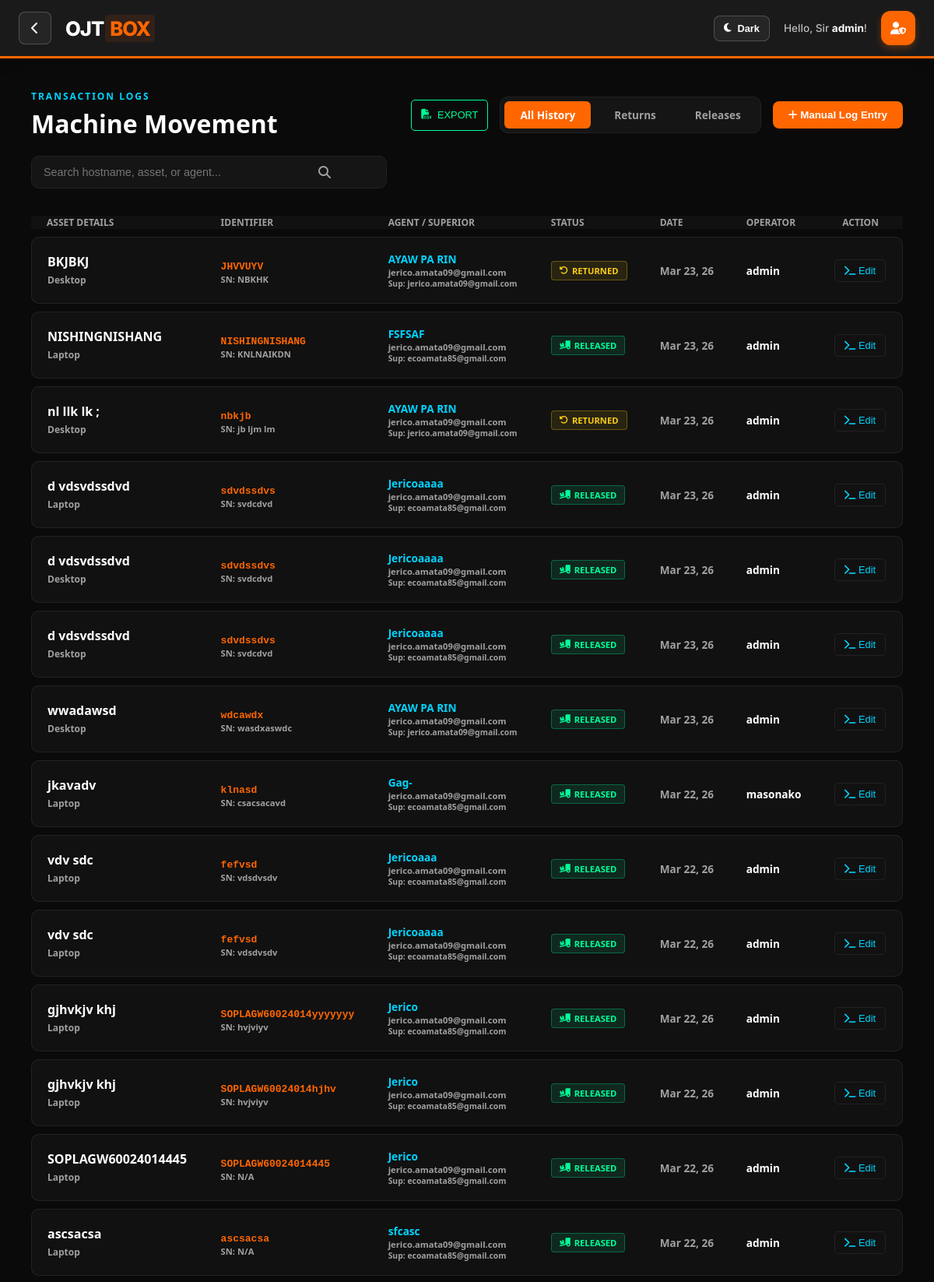
Page /machine_movement.php (signed in, upper part) on the committed database.
### tables this page shows
CREATE TABLE `machine_movement` (
  `id` int(11) NOT NULL,
  `asset_id` int(11) DEFAULT NULL,
  `asset_name` varchar(255) DEFAULT NULL,
  `hostname` varchar(255) DEFAULT NULL,
  `serial_number` varchar(255) DEFAULT NULL,
  `device_type` varchar(100) DEFAULT NULL,
  `location` varchar(50) DEFAULT NULL,
  `release_date` datetime DEFAULT NULL,
  `return_date` datetime DEFAULT NULL,
  `moved_by` varchar(100) DEFAULT NULL,
  `created_at` timestamp NOT NULL DEFAULT current_timestamp(),
  `agent_name` varchar(255) DEFAULT NULL,
  `agent_email` varchar(255) DEFAULT NULL,
  `immediate_supmail` varchar(255) DEFAULT NULL,
  `remarks` text DEFAULT NULL
);

### machine_movement.php (the view, shortened to what this page needs)
<?php
require_once 'db.php';
$type = $_GET['type'] ?? 'all';
if ($type === 'return') {
    $query = "SELECT * FROM machine_movement WHERE location LIKE 'Return%'";
} elseif ($type === 'release') {
    $query = "SELECT * FROM machine_movement WHERE location LIKE 'Release%'";
} else {
    $query = "SELECT * FROM machine_movement WHERE location IN ('Return', 'Release')";
}
$query .= " ORDER BY created_at DESC";
$result = $conn->query($query);
?>
<!DOCTYPE html>
<html lang="en">
<head>
    <link rel="stylesheet" href="https://cdnjs.cloudflare.com/ajax/libs/font-awesome/6.4.0/css/all.min.css">
</head>
<body>
    <?php include 'header.php'; ?>
    <main class="log-container">
        <div class="header-flex">
    <div>
        <h4 style="color:var(--neon-blue); text-transform:uppercase; letter-spacing:2px; font-size:0.75rem; margin:0;">Transaction Logs</h4>
        <h1 style="margin:5px 0 0 0; font-size:2rem; color: var(--text-main);">Machine Movement</h1>
    </div>
    <div style="display: flex; gap: 15px; align-items: center;">
        <button onclick="exportLogs()" class="btn-edit" style="height: 40px; display: flex; align-items: center; gap: 8px; border-color: var(--neon-green); color: var(--neon-green);">
            <i class="fa-solid fa-file-csv"></i> EXPORT
        </button>
        <div class="tab-wrapper">
            <a href="?type=all" class="tab-link <?php echo $type == 'all' ? 'active' : ''; ?>">All History</a>
            <a href="?type=return" class="tab-link <?php echo $type == 'return' ? 'active' : ''; ?>">Returns</a>
            <a href="?type=release" class="tab-link <?php echo $type == 'release' ? 'active' : ''; ?>">Releases</a>
        </div>
        <button onclick="openModal()" class="btn-add"><i class="fa-solid fa-plus"></i> Manual Log Entry</button>
    </div>
</div>
        <div class="search-container">
            <input type="text" id="logSearch" class="search-input" placeholder="Search hostname, asset, or agent...">
            <i class="fa-solid fa-magnifying-glass search-icon"></i>
        </div>
        <table class="data-table" id="movementTable">
            <thead>
                <tr>
                    <th>Asset Details</th>
                    <th>Identifier</th>
                    <th>Agent / Superior</th>
                    <th>Status</th>
                    <th>Date</th>
                    <th>Operator</th>
                    <th style="text-align:center;">Action</th>
                </tr>
            </thead>
            <tbody>
                <?php if ($result->num_rows > 0): ?>
                    <?php while($row = $result->fetch_assoc()): ?>
                    <tr class="log-row">
                        <td>
                            <span style="font-weight:700; display:block; color:var(--text-main);"><?php echo htmlspecialchars($row['asset_name']); ?></span>
                            <span style="font-size:0.75rem; color:var(--text-gray); font-weight:600;"><?php echo htmlspecialchars($row['device_type']); ?></span>
                        </td>
                        <td>
                            <code style="color:var(--primary-orange); font-weight:700;"><?php echo htmlspecialchars($row['hostname']); ?></code>
                            <div style="font-size:0.7rem; color:var(--text-gray); font-weight:600;">SN: <?php echo htmlspecialchars($row['serial_number']); ?></div>
                        </td>
                        <td>
                            <?php if(!empty($row['agent_name'])): ?>
                                <div style="font-weight:700; color:var(--neon-blue); font-size:0.85rem;"><?php echo htmlspecialchars($row['agent_name']); ?></div>
                                <div style="font-size:0.7rem; color:var(--text-gray); font-weight:600;"><?php echo htmlspecialchars($row['agent_email']); ?></div>
                                <div style="font-size:0.65rem; color:var(--text-gray); font-weight:600;">Sup: <?php echo htmlspecialchars($row['immediate_supmail']); ?></div>
                            <?php else: ?>
                                <span style="color:var(--text-gray); font-style:italic; font-size:0.75rem;">N/A</span>
                            <?php endif; ?>
                        </td>
                        <td>
                            <?php if(strtolower($row['location']) == 'return'): ?>
                                <span class="badge badge-return"><i class="fa-solid fa-rotate-left"></i> RETURNED</span>
                            <?php else: ?>
                                <span class="badge badge-release"><i class="fa-solid fa-truck-ramp-box"></i> RELEASED</span>
                            <?php endif; ?>
                        </td>
                        <td style="font-size:0.85rem; color:var(--text-gray); font-weight:600;">
                            <?php
                                $date = $row['return_date'] ?? $row['release_date'] ?? $row['created_at'];
                                echo date('M d, y', strtotime($date));
                            ?>
                        </td>
                        <td style="font-size:0.85rem; font-weight:700; color:var(--text-main);"><?php echo htmlspecialchars($row['moved_by']); ?></td>
                        <td style="text-align: center;">
                            <button type="button" class="btn-edit"
                                    data-id="<?php echo $row['id']; ?>"
                                    data-agent="<?php echo htmlspecialchars($row['agent_name'] ?? ''); ?>"
                                    data-email="<?php echo htmlspecialchars($row['agent_email'] ?? ''); ?>"
                                    data-sup="<?php echo htmlspecialchars($row['immediate_supmail'] ?? ''); ?>"
                                    data-remarks="<?php echo htmlspecialchars($row['remarks'] ?? ''); ?>"
                                    onclick="openEditModal(this)">
                                <i class="fa-solid fa-terminal"></i> Edit
                            </button>
                        </td>
                    </tr>
                    <?php endwhile; ?>
                <?php else: ?>
                    <tr><td colspan="7" style="text-align:center; padding:60px; color:var(--text-gray);">NO TRANSACTION DATA DETECTED.</td></tr>
                <?php endif; ?>
            </tbody>
        </table>
    </main>
</body>
</html>

### machine_movement.php (style rules this page uses)
:root { --bg-dark: #0a0a0a; --card-bg: #111111; --primary-orange: #ff6600; --neon-green: #00ff99; --neon-blue: #00d4ff; --text-gray: #a0a0a0; --text-main: #ffffff; --border-color: #222222; --input-bg: #151515; }
body { background-color: var(--bg-dark); color: var(--text-main); font-family: 'Segoe UI', Roboto, sans-serif; margin: 0; padding: 0; transition: background 0.3s ease, color 0.3s ease; animation: fadeInPage 0.8s ease-out; }
.log-container { padding: 40px; max-width: 1400px; margin: auto; }
.header-flex { display: flex; justify-content: space-between; align-items: center; margin-bottom: 20px; }
.tab-wrapper { display: flex; gap: 10px; background: var(--input-bg); padding: 5px; border-radius: 10px; border: 1px solid var(--border-color); }
.tab-link { padding: 8px 20px; color: var(--text-gray); text-decoration: none; border-radius: 6px; font-size: 0.85rem; font-weight: 600; transition: 0.3s; }
.tab-link.active { background: var(--primary-orange); color: white; }
.search-container { margin-bottom: 25px; position: relative; max-width: 400px; }
.search-input { width: 100%; background: var(--input-bg); border: 1px solid var(--border-color); padding: 12px 40px 12px 15px; border-radius: 10px; color: var(--text-main); font-size: 0.9rem; transition: 0.3s; }
.search-icon { position: absolute; right: 15px; top: 50%; transform: translateY(-50%); color: var(--text-gray); }
.data-table { width: 100%; border-collapse: separate; border-spacing: 0 10px; }
.data-table th { text-align: left; color: var(--text-gray); padding: 0 20px; font-size: 0.75rem; text-transform: uppercase; font-weight: 700; }
.data-table tr { background: var(--card-bg); transition: 0.3s; }
.data-table td { padding: 18px 20px; border-top: 1px solid var(--border-color); border-bottom: 1px solid var(--border-color); color: var(--text-main); }
.data-table td:first-child { border-left: 1px solid var(--border-color); border-radius: 10px 0 0 10px; }
.data-table td:last-child { border-right: 1px solid var(--border-color); border-radius: 0 10px 10px 0; }
.badge { font-size: 0.7rem; font-weight: 800; padding: 4px 10px; border-radius: 4px; border: 1px solid; display: inline-flex; align-items: center; gap: 5px; }
.badge-return { color: #856404; border-color: rgba(133, 100, 4, 0.3); background: rgba(250, 204, 21, 0.2); }
[data-theme="dark"] .badge-return { color: #facc15; border-color: rgba(250, 204, 21, 0.3); background: rgba(250, 204, 21, 0.1); }
.badge-release { color: #00814d; border-color: rgba(0, 129, 77, 0.3); background: rgba(0, 255, 153, 0.2); }
[data-theme="dark"] .badge-release { color: var(--neon-green); border-color: rgba(0, 255, 153, 0.3); background: rgba(0, 255, 153, 0.1); }
.btn-add { background: var(--primary-orange); color: white; border: none; padding: 10px 20px; border-radius: 8px; cursor: pointer; font-weight: bold; transition: 0.3s; }
.btn-edit { background: none; border: 1px solid var(--border-color); color: var(--neon-blue); padding: 6px 12px; border-radius: 5px; cursor: pointer; font-size: 0.8rem; transition: 0.3s; }

### header.php (style rules this page uses)
:root { --primary-orange: #FF6600; --nav-bg: #1A1A1B; --text-color: #FFFFFF; --text-muted: #BBB; --btn-bg: rgba(255, 255, 255, 0.05); --btn-border: rgba(255, 255, 255, 0.2); --dropdown-bg: #FFFFFF; --dropdown-text: #1A1A1B; --nav-height: 72px; --transition: all 0.25s ease; }

### rows in the picture
machine_movement: asset_name "BKJBKJ", device_type "Desktop", hostname "JHVVUYV", serial_number "NBKHK", agent_name "AYAW PA RIN", agent_email "jerico.amata09@gmail.com", immediate_supmail "jerico.amata09@gmail.com", location "Return" (drawn), return_date "Mar 23, 26", moved_by "admin"
machine_movement: asset_name "NISHINGNISHANG", device_type "Laptop", hostname "NISHINGNISHANG", serial_number "KNLNAIKDN", agent_name "FSFSAF", agent_email "jerico.amata09@gmail.com", immediate_supmail "ecoamata85@gmail.com", location "Release" (drawn), date('M d, y', strtotime($date)) "Mar 23, 26", moved_by "admin"
machine_movement: asset_name "nl llk lk ;", device_type "Desktop", hostname "nbkjb", serial_number "jb ljm lm", agent_name "AYAW PA RIN", agent_email "jerico.amata09@gmail.com", immediate_supmail "jerico.amata09@gmail.com", location "Return" (drawn), return_date "Mar 23, 26", moved_by "admin"
machine_movement: asset_name "d vdsvdssdvd", device_type "Laptop", hostname "sdvdssdvs", serial_number "svdcdvd", agent_name "Jericoaaaa", agent_email "jerico.amata09@gmail.com", immediate_supmail "ecoamata85@gmail.com", location "Release" (drawn), date('M d, y', strtotime($date)) "Mar 23, 26", moved_by "admin"
machine_movement: asset_name "d vdsvdssdvd", device_type "Desktop", hostname "sdvdssdvs", serial_number "svdcdvd", agent_name "Jericoaaaa", agent_email "jerico.amata09@gmail.com", immediate_supmail "ecoamata85@gmail.com", location "Release" (drawn), date('M d, y', strtotime($date)) "Mar 23, 26", moved_by "admin"
machine_movement: asset_name "d vdsvdssdvd", device_type "Desktop", hostname "sdvdssdvs", serial_number "svdcdvd", agent_name "Jericoaaaa", agent_email "jerico.amata09@gmail.com", immediate_supmail "ecoamata85@gmail.com", location "Release" (drawn), date('M d, y', strtotime($date)) "Mar 23, 26", moved_by "admin"
machine_movement: asset_name "wwadawsd", device_type "Desktop", hostname "wdcawdx", serial_number "wasdxaswdc", agent_name "AYAW PA RIN", agent_email "jerico.amata09@gmail.com", immediate_supmail "jerico.amata09@gmail.com", location "Release" (drawn), date('M d, y', strtotime($date)) "Mar 23, 26", moved_by "admin"
machine_movement: asset_name "jkavadv", device_type "Laptop", hostname "klnasd", serial_number "csacsacavd", agent_name "Gag-", agent_email "jerico.amata09@gmail.com", immediate_supmail "ecoamata85@gmail.com", location "Release" (drawn), date('M d, y', strtotime($date)) "Mar 22, 26", moved_by "masonako"
machine_movement: asset_name "vdv sdc", device_type "Laptop", hostname "fefvsd", serial_number "vdsdvsdv", agent_name "Jericoaaa", agent_email "jerico.amata09@gmail.com", immediate_supmail "ecoamata85@gmail.com", location "Release" (drawn), date('M d, y', strtotime($date)) "Mar 22, 26", moved_by "admin"
machine_movement: asset_name "vdv sdc", device_type "Laptop", hostname "fefvsd", serial_number "vdsdvsdv", agent_name "Jericoaaaa", agent_email "jerico.amata09@gmail.com", immediate_supmail "ecoamata85@gmail.com", location "Release" (drawn), date('M d, y', strtotime($date)) "Mar 22, 26", moved_by "admin"
machine_movement: asset_name "gjhvkjv khj", device_type "Laptop", hostname "SOPLAGW60024014yyyyyyy", serial_number "hvjviyv", agent_name "Jerico", agent_email "jerico.amata09@gmail.com", immediate_supmail "ecoamata85@gmail.com", location "Release" (drawn), date('M d, y', strtotime($date)) "Mar 22, 26", moved_by "admin"
machine_movement: asset_name "gjhvkjv khj", device_type "Laptop", hostname "SOPLAGW60024014hjhv", serial_number "hvjviyv", agent_name "Jerico", agent_email "jerico.amata09@gmail.com", immediate_supmail "ecoamata85@gmail.com", location "Release" (drawn), date('M d, y', strtotime($date)) "Mar 22, 26", moved_by "admin"
machine_movement: asset_name "SOPLAGW60024014445", device_type "Laptop", hostname "SOPLAGW60024014445", serial_number "N/A", agent_name "Jerico", agent_email "jerico.amata09@gmail.com", immediate_supmail "ecoamata85@gmail.com", location "Release" (drawn), date('M d, y', strtotime($date)) "Mar 22, 26", moved_by "admin"
machine_movement: asset_name "ascsacsa", device_type "Laptop", hostname "ascsacsa", serial_number "N/A", agent_name "sfcasc", agent_email "jerico.amata09@gmail.com", immediate_supmail "ecoamata85@gmail.com", location "Release" (drawn), date('M d, y', strtotime($date)) "Mar 22, 26", moved_by "admin"

### other values in the picture
$username "admin"
